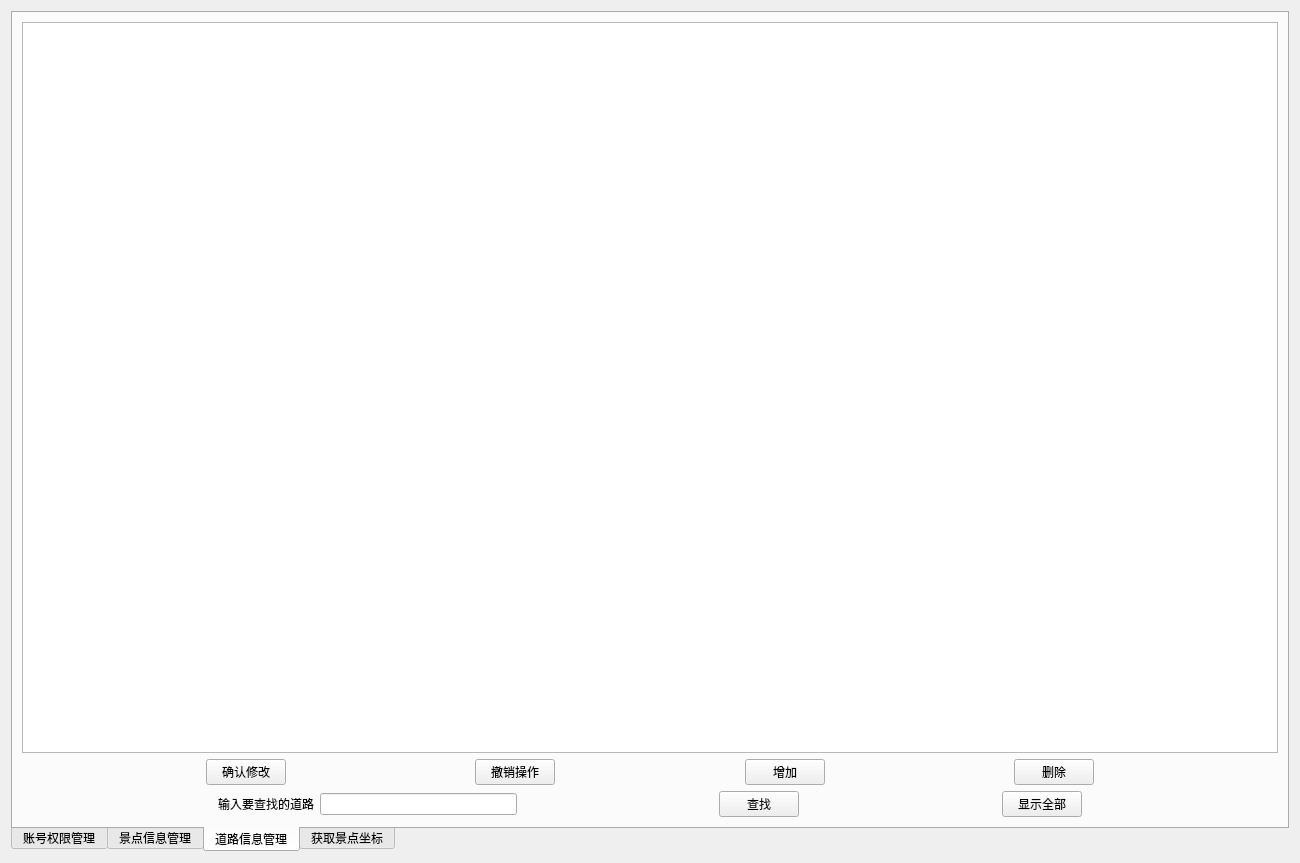
<?xml version="1.0" encoding="UTF-8"?>
<ui version="4.0">
 <class>Manager</class>
 <widget class="QWidget" name="Manager">
  <property name="geometry">
   <rect>
    <x>0</x>
    <y>0</y>
    <width>1300</width>
    <height>863</height>
   </rect>
  </property>
  <property name="minimumSize">
   <size>
    <width>1300</width>
    <height>863</height>
   </size>
  </property>
  <property name="maximumSize">
   <size>
    <width>1300</width>
    <height>863</height>
   </size>
  </property>
  <property name="windowTitle">
   <string>Form</string>
  </property>
  <layout class="QHBoxLayout" name="horizontalLayout_3">
   <item>
    <widget class="QTabWidget" name="tabWidget">
     <property name="tabPosition">
      <enum>QTabWidget::South</enum>
     </property>
     <property name="tabShape">
      <enum>QTabWidget::Rounded</enum>
     </property>
     <property name="currentIndex">
      <number>2</number>
     </property>
     <widget class="QWidget" name="tab">
      <attribute name="title">
       <string>账号权限管理</string>
      </attribute>
      <layout class="QVBoxLayout" name="verticalLayout">
       <item>
        <layout class="QVBoxLayout" name="verticalLayout_2">
         <item>
          <widget class="QLabel" name="label">
           <property name="text">
            <string>用户权限0表示普通用户,1表示管理员。</string>
           </property>
          </widget>
         </item>
         <item>
          <widget class="QTableView" name="tableView"/>
         </item>
         <item>
          <layout class="QHBoxLayout" name="horizontalLayout_2">
           <item>
            <spacer name="horizontalSpacer">
             <property name="orientation">
              <enum>Qt::Horizontal</enum>
             </property>
             <property name="sizeHint" stdset="0">
              <size>
               <width>40</width>
               <height>20</height>
              </size>
             </property>
            </spacer>
           </item>
           <item>
            <widget class="QPushButton" name="btn_submit">
             <property name="text">
              <string>确认修改</string>
             </property>
            </widget>
           </item>
           <item>
            <spacer name="horizontalSpacer_3">
             <property name="orientation">
              <enum>Qt::Horizontal</enum>
             </property>
             <property name="sizeHint" stdset="0">
              <size>
               <width>40</width>
               <height>20</height>
              </size>
             </property>
            </spacer>
           </item>
           <item>
            <widget class="QPushButton" name="btn_cancel">
             <property name="text">
              <string>撤销操作</string>
             </property>
            </widget>
           </item>
           <item>
            <spacer name="horizontalSpacer_2">
             <property name="orientation">
              <enum>Qt::Horizontal</enum>
             </property>
             <property name="sizeHint" stdset="0">
              <size>
               <width>40</width>
               <height>20</height>
              </size>
             </property>
            </spacer>
           </item>
          </layout>
         </item>
         <item>
          <layout class="QHBoxLayout" name="horizontalLayout">
           <item>
            <spacer name="horizontalSpacer_5">
             <property name="orientation">
              <enum>Qt::Horizontal</enum>
             </property>
             <property name="sizeHint" stdset="0">
              <size>
               <width>40</width>
               <height>20</height>
              </size>
             </property>
            </spacer>
           </item>
           <item>
            <widget class="QLabel" name="label_2">
             <property name="text">
              <string>输入要查找的用户</string>
             </property>
            </widget>
           </item>
           <item>
            <widget class="QLineEdit" name="ln_search"/>
           </item>
           <item>
            <spacer name="horizontalSpacer_4">
             <property name="orientation">
              <enum>Qt::Horizontal</enum>
             </property>
             <property name="sizeHint" stdset="0">
              <size>
               <width>40</width>
               <height>20</height>
              </size>
             </property>
            </spacer>
           </item>
           <item>
            <widget class="QPushButton" name="btn_search">
             <property name="text">
              <string>查找</string>
             </property>
            </widget>
           </item>
           <item>
            <spacer name="horizontalSpacer_7">
             <property name="orientation">
              <enum>Qt::Horizontal</enum>
             </property>
             <property name="sizeHint" stdset="0">
              <size>
               <width>40</width>
               <height>20</height>
              </size>
             </property>
            </spacer>
           </item>
           <item>
            <widget class="QPushButton" name="btn_all">
             <property name="text">
              <string>显示全部</string>
             </property>
            </widget>
           </item>
           <item>
            <spacer name="horizontalSpacer_6">
             <property name="orientation">
              <enum>Qt::Horizontal</enum>
             </property>
             <property name="sizeHint" stdset="0">
              <size>
               <width>40</width>
               <height>20</height>
              </size>
             </property>
            </spacer>
           </item>
          </layout>
         </item>
        </layout>
       </item>
      </layout>
     </widget>
     <widget class="QWidget" name="tab_2">
      <attribute name="title">
       <string>景点信息管理</string>
      </attribute>
      <layout class="QVBoxLayout" name="verticalLayout_3">
       <item>
        <widget class="QLineEdit" name="ln_mouse"/>
       </item>
       <item>
        <widget class="QTableView" name="tv_adjvex"/>
       </item>
       <item>
        <layout class="QHBoxLayout" name="horizontalLayout_6">
         <item>
          <spacer name="horizontalSpacer_30">
           <property name="orientation">
            <enum>Qt::Horizontal</enum>
           </property>
           <property name="sizeHint" stdset="0">
            <size>
             <width>40</width>
             <height>20</height>
            </size>
           </property>
          </spacer>
         </item>
         <item>
          <widget class="QLabel" name="label_9">
           <property name="text">
            <string>起点</string>
           </property>
          </widget>
         </item>
         <item>
          <widget class="QLineEdit" name="ln_st"/>
         </item>
         <item>
          <spacer name="horizontalSpacer_33">
           <property name="orientation">
            <enum>Qt::Horizontal</enum>
           </property>
           <property name="sizeHint" stdset="0">
            <size>
             <width>40</width>
             <height>20</height>
            </size>
           </property>
          </spacer>
         </item>
         <item>
          <widget class="QLabel" name="label_8">
           <property name="text">
            <string>终点</string>
           </property>
          </widget>
         </item>
         <item>
          <widget class="QLineEdit" name="ln_ed"/>
         </item>
         <item>
          <spacer name="horizontalSpacer_31">
           <property name="orientation">
            <enum>Qt::Horizontal</enum>
           </property>
           <property name="sizeHint" stdset="0">
            <size>
             <width>40</width>
             <height>20</height>
            </size>
           </property>
          </spacer>
         </item>
         <item>
          <widget class="QPushButton" name="btn_distance">
           <property name="text">
            <string>计算距离</string>
           </property>
          </widget>
         </item>
         <item>
          <widget class="QLineEdit" name="ln_distance"/>
         </item>
         <item>
          <spacer name="horizontalSpacer_32">
           <property name="orientation">
            <enum>Qt::Horizontal</enum>
           </property>
           <property name="sizeHint" stdset="0">
            <size>
             <width>40</width>
             <height>20</height>
            </size>
           </property>
          </spacer>
         </item>
        </layout>
       </item>
       <item>
        <layout class="QHBoxLayout" name="horizontalLayout_4">
         <item>
          <spacer name="horizontalSpacer_8">
           <property name="orientation">
            <enum>Qt::Horizontal</enum>
           </property>
           <property name="sizeHint" stdset="0">
            <size>
             <width>40</width>
             <height>20</height>
            </size>
           </property>
          </spacer>
         </item>
         <item>
          <widget class="QPushButton" name="btn_submit_2">
           <property name="text">
            <string>确认修改</string>
           </property>
          </widget>
         </item>
         <item>
          <spacer name="horizontalSpacer_9">
           <property name="orientation">
            <enum>Qt::Horizontal</enum>
           </property>
           <property name="sizeHint" stdset="0">
            <size>
             <width>40</width>
             <height>20</height>
            </size>
           </property>
          </spacer>
         </item>
         <item>
          <widget class="QPushButton" name="btn_cancel_2">
           <property name="text">
            <string>撤销操作</string>
           </property>
          </widget>
         </item>
         <item>
          <spacer name="horizontalSpacer_22">
           <property name="orientation">
            <enum>Qt::Horizontal</enum>
           </property>
           <property name="sizeHint" stdset="0">
            <size>
             <width>40</width>
             <height>20</height>
            </size>
           </property>
          </spacer>
         </item>
         <item>
          <widget class="QPushButton" name="btn_add2">
           <property name="text">
            <string>增加</string>
           </property>
          </widget>
         </item>
         <item>
          <spacer name="horizontalSpacer_23">
           <property name="orientation">
            <enum>Qt::Horizontal</enum>
           </property>
           <property name="sizeHint" stdset="0">
            <size>
             <width>40</width>
             <height>20</height>
            </size>
           </property>
          </spacer>
         </item>
         <item>
          <widget class="QPushButton" name="btn_delete2">
           <property name="text">
            <string>删除</string>
           </property>
          </widget>
         </item>
         <item>
          <spacer name="horizontalSpacer_10">
           <property name="orientation">
            <enum>Qt::Horizontal</enum>
           </property>
           <property name="sizeHint" stdset="0">
            <size>
             <width>40</width>
             <height>20</height>
            </size>
           </property>
          </spacer>
         </item>
        </layout>
       </item>
       <item>
        <layout class="QHBoxLayout" name="horizontalLayout_5">
         <item>
          <spacer name="horizontalSpacer_11">
           <property name="orientation">
            <enum>Qt::Horizontal</enum>
           </property>
           <property name="sizeHint" stdset="0">
            <size>
             <width>40</width>
             <height>20</height>
            </size>
           </property>
          </spacer>
         </item>
         <item>
          <widget class="QLabel" name="label_4">
           <property name="text">
            <string>输入要查找的景点</string>
           </property>
          </widget>
         </item>
         <item>
          <widget class="QLineEdit" name="ln_search_2"/>
         </item>
         <item>
          <spacer name="horizontalSpacer_12">
           <property name="orientation">
            <enum>Qt::Horizontal</enum>
           </property>
           <property name="sizeHint" stdset="0">
            <size>
             <width>40</width>
             <height>20</height>
            </size>
           </property>
          </spacer>
         </item>
         <item>
          <widget class="QPushButton" name="btn_search_2">
           <property name="text">
            <string>查找</string>
           </property>
          </widget>
         </item>
         <item>
          <spacer name="horizontalSpacer_13">
           <property name="orientation">
            <enum>Qt::Horizontal</enum>
           </property>
           <property name="sizeHint" stdset="0">
            <size>
             <width>40</width>
             <height>20</height>
            </size>
           </property>
          </spacer>
         </item>
         <item>
          <widget class="QPushButton" name="btn_all_2">
           <property name="text">
            <string>显示全部</string>
           </property>
          </widget>
         </item>
         <item>
          <spacer name="horizontalSpacer_14">
           <property name="orientation">
            <enum>Qt::Horizontal</enum>
           </property>
           <property name="sizeHint" stdset="0">
            <size>
             <width>40</width>
             <height>20</height>
            </size>
           </property>
          </spacer>
         </item>
        </layout>
       </item>
      </layout>
     </widget>
     <widget class="QWidget" name="widget">
      <attribute name="title">
       <string>道路信息管理</string>
      </attribute>
      <layout class="QVBoxLayout" name="verticalLayout_4">
       <item>
        <widget class="QTableView" name="tv_edge"/>
       </item>
       <item>
        <layout class="QHBoxLayout" name="horizontalLayout_7">
         <item>
          <spacer name="horizontalSpacer_15">
           <property name="orientation">
            <enum>Qt::Horizontal</enum>
           </property>
           <property name="sizeHint" stdset="0">
            <size>
             <width>40</width>
             <height>20</height>
            </size>
           </property>
          </spacer>
         </item>
         <item>
          <widget class="QPushButton" name="btn_submit_3">
           <property name="text">
            <string>确认修改</string>
           </property>
          </widget>
         </item>
         <item>
          <spacer name="horizontalSpacer_16">
           <property name="orientation">
            <enum>Qt::Horizontal</enum>
           </property>
           <property name="sizeHint" stdset="0">
            <size>
             <width>40</width>
             <height>20</height>
            </size>
           </property>
          </spacer>
         </item>
         <item>
          <widget class="QPushButton" name="btn_cancel_3">
           <property name="text">
            <string>撤销操作</string>
           </property>
          </widget>
         </item>
         <item>
          <spacer name="horizontalSpacer_24">
           <property name="orientation">
            <enum>Qt::Horizontal</enum>
           </property>
           <property name="sizeHint" stdset="0">
            <size>
             <width>40</width>
             <height>20</height>
            </size>
           </property>
          </spacer>
         </item>
         <item>
          <widget class="QPushButton" name="btn_add3">
           <property name="text">
            <string>增加</string>
           </property>
          </widget>
         </item>
         <item>
          <spacer name="horizontalSpacer_25">
           <property name="orientation">
            <enum>Qt::Horizontal</enum>
           </property>
           <property name="sizeHint" stdset="0">
            <size>
             <width>40</width>
             <height>20</height>
            </size>
           </property>
          </spacer>
         </item>
         <item>
          <widget class="QPushButton" name="btn_delete3">
           <property name="text">
            <string>删除</string>
           </property>
          </widget>
         </item>
         <item>
          <spacer name="horizontalSpacer_17">
           <property name="orientation">
            <enum>Qt::Horizontal</enum>
           </property>
           <property name="sizeHint" stdset="0">
            <size>
             <width>40</width>
             <height>20</height>
            </size>
           </property>
          </spacer>
         </item>
        </layout>
       </item>
       <item>
        <layout class="QHBoxLayout" name="horizontalLayout_8">
         <item>
          <spacer name="horizontalSpacer_18">
           <property name="orientation">
            <enum>Qt::Horizontal</enum>
           </property>
           <property name="sizeHint" stdset="0">
            <size>
             <width>40</width>
             <height>20</height>
            </size>
           </property>
          </spacer>
         </item>
         <item>
          <widget class="QLabel" name="label_5">
           <property name="text">
            <string>输入要查找的道路</string>
           </property>
          </widget>
         </item>
         <item>
          <widget class="QLineEdit" name="ln_search_3"/>
         </item>
         <item>
          <spacer name="horizontalSpacer_19">
           <property name="orientation">
            <enum>Qt::Horizontal</enum>
           </property>
           <property name="sizeHint" stdset="0">
            <size>
             <width>40</width>
             <height>20</height>
            </size>
           </property>
          </spacer>
         </item>
         <item>
          <widget class="QPushButton" name="btn_search_3">
           <property name="text">
            <string>查找</string>
           </property>
          </widget>
         </item>
         <item>
          <spacer name="horizontalSpacer_20">
           <property name="orientation">
            <enum>Qt::Horizontal</enum>
           </property>
           <property name="sizeHint" stdset="0">
            <size>
             <width>40</width>
             <height>20</height>
            </size>
           </property>
          </spacer>
         </item>
         <item>
          <widget class="QPushButton" name="btn_all_3">
           <property name="text">
            <string>显示全部</string>
           </property>
          </widget>
         </item>
         <item>
          <spacer name="horizontalSpacer_21">
           <property name="orientation">
            <enum>Qt::Horizontal</enum>
           </property>
           <property name="sizeHint" stdset="0">
            <size>
             <width>40</width>
             <height>20</height>
            </size>
           </property>
          </spacer>
         </item>
        </layout>
       </item>
      </layout>
     </widget>
     <widget class="QWidget" name="tab_3">
      <attribute name="title">
       <string>获取景点坐标</string>
      </attribute>
      <widget class="QLabel" name="label_3">
       <property name="geometry">
        <rect>
         <x>10</x>
         <y>10</y>
         <width>1045</width>
         <height>820</height>
        </rect>
       </property>
       <property name="text">
        <string/>
       </property>
       <property name="pixmap">
        <pixmap>../build-Navigation_system-Desktop_Qt_5_8_0_GCC_64bit-Debug/平面图.png</pixmap>
       </property>
       <property name="scaledContents">
        <bool>true</bool>
       </property>
      </widget>
      <widget class="QLabel" name="lb_mouse2">
       <property name="geometry">
        <rect>
         <x>1057</x>
         <y>10</y>
         <width>255</width>
         <height>820</height>
        </rect>
       </property>
       <property name="sizePolicy">
        <sizepolicy hsizetype="Preferred" vsizetype="Preferred">
         <horstretch>0</horstretch>
         <verstretch>0</verstretch>
        </sizepolicy>
       </property>
       <property name="styleSheet">
        <string notr="true">background-color: rgb(238, 238, 236);</string>
       </property>
       <property name="text">
        <string/>
       </property>
      </widget>
     </widget>
    </widget>
   </item>
  </layout>
 </widget>
 <resources/>
 <connections/>
</ui>
